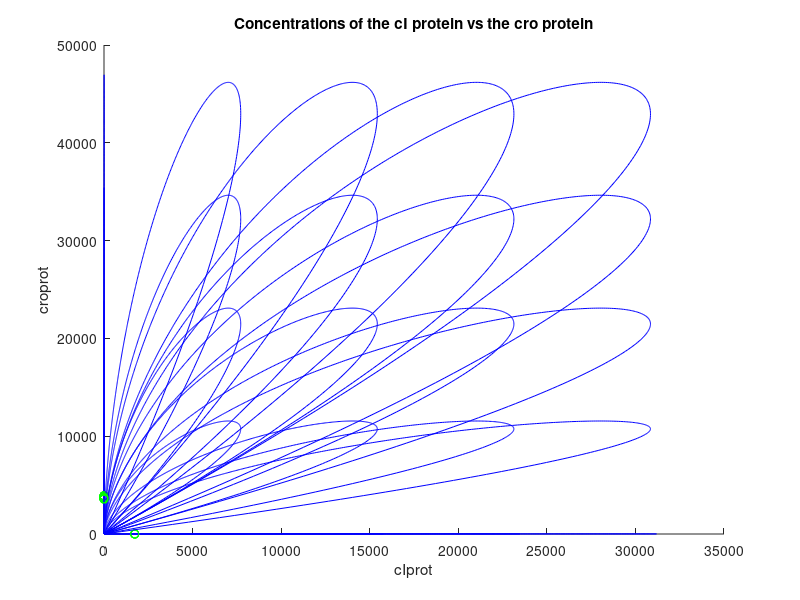

This chart was generated by the following MATLAB code:
XcIrna = 1.2; %s^-1
XcIprot = XcIrna;
Xcrorna = 0.8; %s^-1
Xcroprot = Xcrorna;
WcI = 50; %s^-1
mucI = WcI;
Wcro = WcI;
mucro = WcI;
KcIhalf = 10; %mol/cell s^-1
Kcrohalf = KcIhalf;

timestep = 0.01; %s
time = 15; %s
numsteps = time/timestep; 
t = zeros(numsteps,1);
cIprot = zeros(numsteps,1);
cIrna = zeros(numsteps,1);
croprot = zeros(numsteps,1);
crorna = zeros(numsteps,1);
cIprot(1) = 0; %Molecule
croprot(1) = 0; %Molecules
hold on;
for (cIrnai = 0:500:2000)
    for (crornai = 0:500:2000)
        cIrna(1) = cIrnai;
        crorna(1) = crornai;
        for (i = (1:numsteps-1))
            dcIprot_dt = (WcI * cIrna(i)) - (XcIprot * cIprot(i));
            dcIrna_dt = (mucI * (1 - (((croprot(i))^2)/((Kcrohalf^2)+((croprot(i))^2)))))-(XcIrna*cIrna(i));
            dcroprot_dt = (Wcro*crorna(i))-(Xcroprot*croprot(i));
            dcrorna_dt = (mucro * (1 - (((cIprot(i))^2)/((KcIhalf^2)+((cIprot(i))^2)))))-(Xcrorna*crorna(i));
            cIprot(i+1) = cIprot(i) + dcIprot_dt*timestep;
            cIrna(i+1) = cIrna(i) + dcIrna_dt*timestep;
            croprot(i+1) = croprot(i) + dcroprot_dt*timestep;
            crorna(i+1) = crorna(i) + dcrorna_dt*timestep;
            t(i+1) = t(i) + timestep;
        end
        plot(cIprot,croprot,'b-');
        plot(cIprot(numsteps),croprot(numsteps),'go')
    end
end

hold off;
xlabel('cIprot');
ylabel('croprot');
title('Concentrations of the cI protein vs the cro protein');







